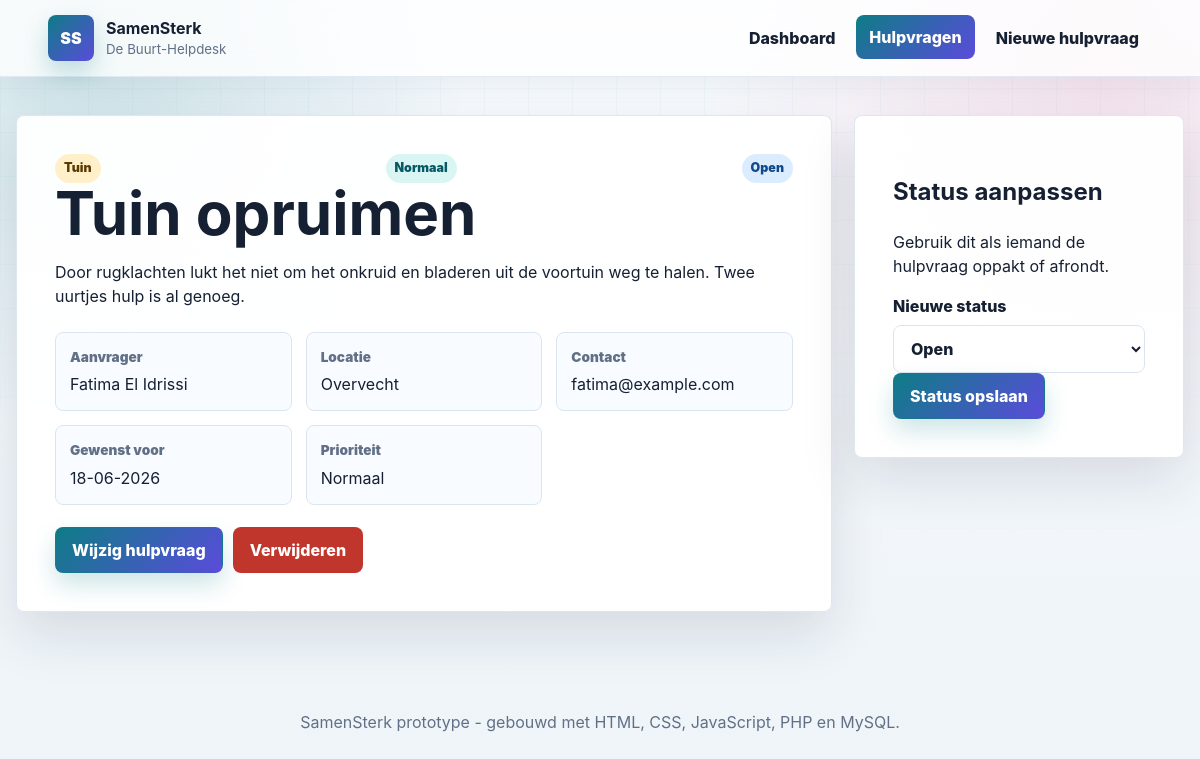
/request.php?id=3, run on the app's committed database.
### tables this page shows
CREATE TABLE help_requests (
  id INT UNSIGNED AUTO_INCREMENT PRIMARY KEY,
  title VARCHAR(120) NOT NULL,
  description TEXT NOT NULL,
  category VARCHAR(40) NOT NULL,
  requester_name VARCHAR(80) NOT NULL,
  location VARCHAR(100) NOT NULL,
  contact VARCHAR(120) NOT NULL,
  priority ENUM('laag', 'normaal', 'hoog') NOT NULL DEFAULT 'normaal',
  needed_by DATE NULL,
  status ENUM('open', 'in_behandeling', 'opgelost') NOT NULL DEFAULT 'open',
  created_at TIMESTAMP NOT NULL DEFAULT CURRENT_TIMESTAMP,
  updated_at TIMESTAMP NOT NULL DEFAULT CURRENT_TIMESTAMP ON UPDATE CURRENT_TIMESTAMP
);

### config/database.php (called while the page is built, shortened)
<?php
$dbConfig = [
    'host' => 'localhost',
    'database' => 'samensterk',
    'username' => 'root',
    'password' => '',
    'charset' => 'utf8mb4',
];
function db(): PDO
{
    global $dbConfig;
    $dsn = sprintf(
        'mysql:host=%s;dbname=%s;charset=%s',
        $dbConfig['host'],
        $dbConfig['database'],
        $dbConfig['charset']
    );
    $pdo = new PDO($dsn, $dbConfig['username'], $dbConfig['password'], [
        PDO::ATTR_ERRMODE => PDO::ERRMODE_EXCEPTION,
        PDO::ATTR_DEFAULT_FETCH_MODE => PDO::FETCH_ASSOC,
        PDO::ATTR_EMULATE_PREPARES => false,
    ]);
    return $pdo;
}

### includes/helpers.php (called while the page is built, shortened)
<?php
require_once __DIR__ . '/../config/database.php';
function e(?string $value): string
{
    return htmlspecialchars((string) $value, ENT_QUOTES, 'UTF-8');
}
function status_label(string $status): string
{
    return match ($status) {
        'open' => 'Open',
        'in_behandeling' => 'In behandeling',
        'opgelost' => 'Opgelost',
        default => 'Onbekend',
    };
}
function status_class(string $status): string
{
    return match ($status) {
        'open' => 'status-open',
        'in_behandeling' => 'status-progress',
        'opgelost' => 'status-done',
        default => '',
    };
}
function priority_label(string $priority): string
{
    return match ($priority) {
        'laag' => 'Lage prioriteit',
        'normaal' => 'Normaal',
        'hoog' => 'Hoge prioriteit',
        default => 'Normaal',
    };
}
function priority_class(string $priority): string
{
    return match ($priority) {
        'laag' => 'priority-low',
        'normaal' => 'priority-normal',
        'hoog' => 'priority-high',
        default => 'priority-normal',
    };
}
function find_request(int $id): ?array
{
    $statement = db()->prepare('SELECT * FROM help_requests WHERE id = :id');
    $statement->execute(['id' => $id]);
    $request = $statement->fetch();
    return $request ?: null;
}
function format_date(?string $date): string
{
    return date('d-m-Y', strtotime($date));
}

### request.php (the view, shortened to what this page needs)
<?php
require_once __DIR__ . '/includes/helpers.php';
$id = (int) ($_GET['id'] ?? 0);
$request = $id > 0 ? find_request($id) : null;
require __DIR__ . '/includes/header.php';
?>
<?php if ($request === null): ?>
    <section class="empty-state">
        <h1>Hulpvraag niet gevonden</h1>
        <p>Deze hulpvraag bestaat niet meer of de link klopt niet.</p>
        <a class="button primary" href="requests.php">Terug naar overzicht</a>
    </section>
<?php else: ?>
    <section class="detail-layout">
        <article class="detail-card">
            <div class="card-topline">
                <span class="category"><?= e($request['category']) ?></span>
                <span class="priority <?= e(priority_class($request['priority'])) ?>"><?= e(priority_label($request['priority'])) ?></span>
                <span class="status <?= e(status_class($request['status'])) ?>"><?= e(status_label($request['status'])) ?></span>
            </div>
            <h1><?= e($request['title']) ?></h1>
            <p><?= nl2br(e($request['description'])) ?></p>
            <dl class="detail-list">
                <div>
                    <dt>Aanvrager</dt>
                    <dd><?= e($request['requester_name']) ?></dd>
                </div>
                <div>
                    <dt>Locatie</dt>
                    <dd><?= e($request['location']) ?></dd>
                </div>
                <div>
                    <dt>Contact</dt>
                    <dd><?= e($request['contact']) ?></dd>
                </div>
                <div>
                    <dt>Gewenst voor</dt>
                    <dd><?= e(format_date($request['needed_by'])) ?></dd>
                </div>
                <div>
                    <dt>Prioriteit</dt>
                    <dd><?= e(priority_label($request['priority'])) ?></dd>
                </div>
            </dl>
            <div class="form-actions">
                <a class="button primary" href="edit.php?id=<?= (int) $request['id'] ?>">Wijzig hulpvraag</a>
                <form method="post" action="delete.php" data-confirm="Weet je zeker dat je deze hulpvraag wilt verwijderen?">
                    <button class="button danger" type="submit">Verwijderen</button>
                </form>
            </div>
        </article>
        <aside class="status-panel">
            <h2>Status aanpassen</h2>
            <p>Gebruik dit als iemand de hulpvraag oppakt of afrondt.</p>
            <form method="post" action="update_status.php">
                <label>
                    Nieuwe status
                    <select name="status">
                        <?php foreach (STATUSES as $status): ?>
                            <option value="<?= e($status) ?>" <?= $request['status'] === $status ? 'selected' : '' ?>>
                                <?= e(status_label($status)) ?>
                            </option>
                        <?php endforeach; ?>
                    </select>
                </label>
                <button class="button primary" type="submit">Status opslaan</button>
            </form>
        </aside>
    </section>
<?php endif; ?>
<?php require __DIR__ . '/includes/footer.php'; ?>

### assets/style.css (style rules this page uses)
:root { --bg: #f3f7fb; --bg-deep: #0f172a; --surface: #ffffff; --surface-soft: #f8fbff; --text: #162033; --muted: #617086; --line: #dbe5ef; --primary: #0e7c86; --primary-dark: #075963; --secondary: #5b4bdb; --accent: #ffb84d; --mint: #26b890; --pink: #e94f8a; --danger: #c0362c; --shadow: 0 22px 55px rgba(17, 30, 52, 0.12); --shadow-soft: 0 14px 32px rgba(17, 30, 52, 0.08); font-family: Inter, Segoe UI, Arial, Helvetica, sans-serif; }
* { box-sizing: border-box; }
html { scroll-behavior: smooth; }
body { min-height: 100vh; margin: 0; color: var(--text); background: radial-gradient(circle at 8% 8%, rgba(14, 124, 134, 0.17), transparent 28%), radial-gradient(circle at 92% 10%, rgba(233, 79, 138, 0.13), transparent 30%), linear-gradient(180deg, #f8fbff 0%, var(--bg) 46%, #eef4f8 100%); line-height: 1.5; }
body::before { position: fixed; inset: 0; z-index: -1; pointer-events: none; content: ""; background-image: linear-gradient(rgba(14, 124, 134, 0.05) 1px, transparent 1px), linear-gradient(90deg, rgba(14, 124, 134, 0.05) 1px, transparent 1px); background-size: 44px 44px; mask-image: linear-gradient(180deg, rgba(0, 0, 0, 0.65), transparent 72%); }
a { color: var(--primary); text-decoration: none; }
.hero, .content-section, .form-card, .detail-card, .status-panel, .empty-state, .setup-error { border: 1px solid rgba(219, 229, 239, 0.92); border-radius: 8px; box-shadow: var(--shadow); }
.content-section, .form-card, .detail-card, .status-panel, .empty-state, .setup-error { background: rgba(255, 255, 255, 0.94); }
.hero, .content-section, .form-card, .detail-card, .status-panel, .empty-state, .setup-error { padding: clamp(22px, 4vw, 38px); }
.hero h1, .page-title h1, .detail-card h1 { margin: 0 0 14px; font-size: clamp(2.2rem, 5vw, 4.7rem); line-height: 1.02; }
.hero-actions, .form-actions, .card-actions, .trust-row { display: flex; flex-wrap: wrap; gap: 10px; align-items: center; margin-top: 22px; }
.button { display: inline-flex; min-height: 44px; align-items: center; justify-content: center; border: 1px solid transparent; border-radius: 8px; padding: 10px 16px; font: inherit; font-weight: 850; cursor: pointer; transition: transform 170ms ease, box-shadow 170ms ease, background 170ms ease, border-color 170ms ease; }
.button.primary { color: #fff; background: linear-gradient(135deg, var(--primary), var(--secondary)); box-shadow: 0 12px 24px rgba(14, 124, 134, 0.2); }
.button.danger { color: #fff; background: var(--danger); }
.card-topline, .meta { display: flex; flex-wrap: wrap; gap: 8px; align-items: center; justify-content: space-between; }
.category, .status, .priority { border-radius: 999px; padding: 5px 9px; font-size: 0.78rem; font-weight: 900; }
.category { color: #5b3a00; background: #fff0c9; }
.status-open { color: #114a8a; background: #dcecff; }
.priority-normal { color: #075963; background: #d9f6f4; }
label { display: grid; gap: 7px; color: var(--text); font-weight: 800; }
input, select, textarea { width: 100%; border: 1px solid var(--line); border-radius: 8px; padding: 12px 13px; color: var(--text); background: #fff; font: inherit; transition: border-color 160ms ease, box-shadow 160ms ease, transform 160ms ease; }
.detail-layout { display: grid; grid-template-columns: minmax(0, 1fr) 330px; gap: 22px; align-items: start; }
.detail-list { display: grid; grid-template-columns: repeat(3, 1fr); gap: 14px; margin: 24px 0 0; }
.detail-list div { border: 1px solid var(--line); border-radius: 8px; padding: 14px; background: var(--surface-soft); }
.detail-list dt { color: var(--muted); font-size: 0.85rem; font-weight: 900; }
.detail-list dd { margin: 5px 0 0; }

### data on the page
help_requests: category "Tuin", priority "Normaal", status "Open", title "Tuin opruimen", description "Door rugklachten lukt het niet om het onkruid en bladeren uit de voortuin weg te halen. Twee uurtjes hulp is al genoeg.", requester_name "Fatima El Idrissi", location "Overvecht", contact "fatima@example.com", needed_by "18-06-2026"

### other printed values
form field status "Open"
